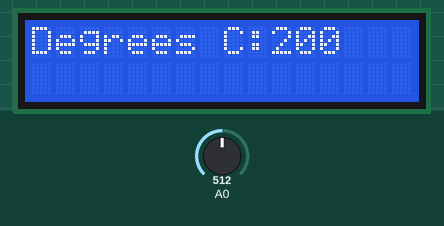
This sketch was run on a simulated Arduino Uno, built with avr-gcc and run on an emulated ATmega328P. On the bench: 16×2 character LCD. The inputs (shaded band) are chosen by the test bench; at power-on: A0 = 512.

Above: at 1.2 s.
1.3 s: A0 set to 716
At 1.9 s:
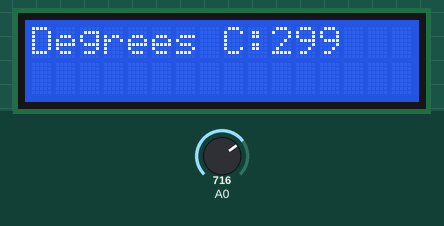
2.8 s: A0 set to 900
At 3.5 s:
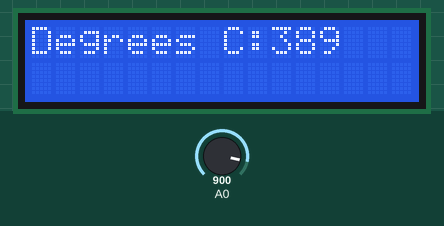
4.3 s: A0 set to 1023
At 5.1 s:
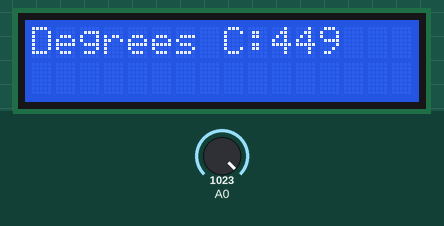
Timing chart, 0 to 7.3 s (numbered marks = the images above; inputs shaded):
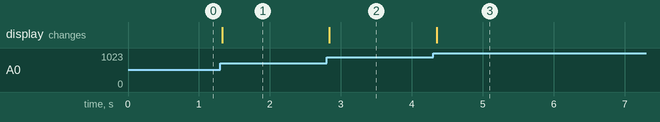

The sketch:

temp_sensor.ino
```cpp
// (licence header left out)
/**
 *
 * Práctica 1. Entrada analógica: sensor de temperatura
 *
 * El programa debe realizar los siguientes pasos:
 *
 * - Configurar el display de cristal líquido y la entrada analógica
 * - Mostrar cada 250 milisegundos el siguiente mensaje en la línea 0:
 *   - Degrees: DD.DD
 *   donde XXX son los segundos transcurridos desde el arranque.
 *
 * Para ello se proponen las siguientes funciones:
 *
 *
 * - int analogRead(pin)
 *
 * Parámetros:
 *
 * - pin: identificador del pin de entrada analógico que se desea leer.
 *   Puede ser un valor entre 0 y 5.
 *
 * Devuelve el valor del pin de entrada analógico pasado como parámetro.
 *
 *
 */


// Biblioteca del driver del display
#include <LiquidCrystal.h>

// Objeto para manejar el driver. Inicialización de los pines.
LiquidCrystal lcd(9, 8, 7, 6, 5, 4);


void setup() {

  // Código de configuración. Solo se ejecutará al comienzo de la aplicación.
  Serial.begin(9600);
  lcd.begin(16, 2);
}

void loop() {

  // Código principal de la aplicación. Se ejecutará de forma indefinida.
  long temp;
  float volt;
  volt = analogRead(0)*5.0/1024.0-0.5;
  temp = volt/0.01;
  lcd.setCursor(0, 0);
  lcd.print("Degrees C:");
  lcd.print(temp);
  delay(250);
}
```

Measured:
- after the input at 1.3 s, the display: changes at once (image 1)
- after the input at 2.8 s, the display: changes at once (image 2)
- after the input at 4.3 s, the display: changes after 0.05 s (image 3)
